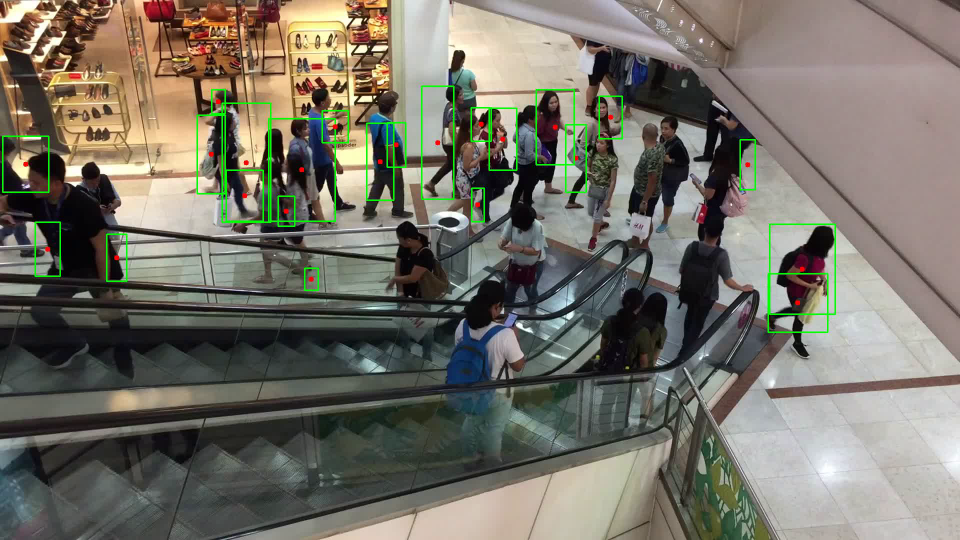
#> input picture frame 0 of result_vibe_flow.avi, 1920 x 1080 px, given in place of video.mp4, which was not available (shown at 1/2 size)
$ python vibe.py
#> lines starting #> are read from the running program, lines starting #| are printed output that depends on the picture; after the words box and inside, x2 and y2 are one past the last pixel; in counts of white or black regions, pixels touching at a corner belong together; pictures that were not available may be replaced by others from this repository, and a replacement may not be noted
import numpy as np
import cv2

# [13 lines left out: function draw_flow, not called in this run]

def draw_hsv(flow):
    """Optical flow'u HSV renk uzayinda gosterir"""
    h, w = flow.shape[:2]
    fx, fy = flow[:,:,0], flow[:,:,1]
    ang = np.arctan2(fy, fx) + np.pi
    v = np.sqrt(fx*fx+fy*fy)
    hsv = np.zeros((h, w, 3), np.uint8)
    hsv[...,0] = ang*(90/np.pi/2)
    hsv[...,1] = 255
    hsv[...,2] = np.minimum(v*4, 255)
    bgr = cv2.cvtColor(hsv, cv2.COLOR_HSV2BGR)
    return bgr

class ViBe:
    """ViBe Background Subtraction implementasyonu"""
    def __init__(self, num_samples=20, min_matches=2, radius=20, subsample_factor=16):
        self.num_samples = num_samples
        self.min_matches = min_matches
        self.radius = radius
        self.subsample_factor = subsample_factor
        self.samples = None

    def initialize(self, frame):
        """İlk frame ile modeli initialize et"""
        h, w = frame.shape[:2]
        self.samples = np.zeros((h, w, self.num_samples), dtype=np.uint8)

        # Her pixel icin random komsu pixellerden ornekler al
        for i in range(self.num_samples):
            self.samples[:, :, i] = frame

    def update(self, frame, mask):
        """Background modelini guncelle"""
        if self.samples is None:
            self.initialize(frame)
            return

        h, w = frame.shape[:2]

        # Sadece background pixelleri guncelle
        update_mask = (mask == 0)

        for y in range(h):
            for x in range(w):
                if update_mask[y, x] and np.random.randint(0, self.subsample_factor) == 0:
                    idx = np.random.randint(0, self.num_samples)
                    self.samples[y, x, idx] = frame[y, x]

    def apply(self, frame):
        """Foreground maskesini hesapla"""
        if self.samples is None:
            self.initialize(frame)
            return np.zeros(frame.shape[:2], dtype=np.uint8)

        h, w = frame.shape[:2]
        mask = np.zeros((h, w), dtype=np.uint8)

        for y in range(h):
            for x in range(w):
                matches = 0
                for i in range(self.num_samples):
                    if abs(int(frame[y, x]) - int(self.samples[y, x, i])) < self.radius:
                        matches += 1
                        if matches >= self.min_matches:
                            break

                if matches < self.min_matches:
                    mask[y, x] = 255

        return mask

def merge_blobs_with_flow(blobs, flow, distance_threshold=7, angle_threshold=np.pi/2):
    """
    Makaledeki gibi benzer optical flow'a sahip yakin bloblari birlestir
    """
    merged = []
    used = set()

    for i, blob_i in enumerate(blobs):
        if i in used:
            continue

        x_i, y_i, w_i, h_i = blob_i
        cx_i, cy_i = x_i + w_i//2, y_i + h_i//2

        # Bu blob icin flow hesapla
        flow_i = flow[cy_i, cx_i]
        mag_i = np.sqrt(flow_i[0]**2 + flow_i[1]**2)
        ang_i = np.arctan2(flow_i[1], flow_i[0])

        merged_blob = blob_i

        for j, blob_j in enumerate(blobs[i+1:], i+1):
            if j in used:
                continue

            x_j, y_j, w_j, h_j = blob_j
            cx_j, cy_j = x_j + w_j//2, y_j + h_j//2

            # Mesafe kontrolu
            dist = np.sqrt((cx_i - cx_j)**2 + (cy_i - cy_j)**2)
            if dist > distance_threshold:
                continue

            # Flow benzerlik kontrolu
            flow_j = flow[cy_j, cx_j]
            mag_j = np.sqrt(flow_j[0]**2 + flow_j[1]**2)
            ang_j = np.arctan2(flow_j[1], flow_j[0])

            # Aci farki
            ang_diff = abs(ang_i - ang_j)
            if ang_diff > np.pi:
                ang_diff = 2*np.pi - ang_diff

            # Magnitude farki
            mag_diff = abs(mag_i - mag_j)

            if ang_diff < angle_threshold and mag_diff < mag_i * 0.5:
                # Birlestir
                x_new = min(x_i, x_j)
                y_new = min(y_i, y_j)
                w_new = max(x_i + w_i, x_j + w_j) - x_new
                h_new = max(y_i + h_i, y_j + h_j) - y_new
                merged_blob = (x_new, y_new, w_new, h_new)
                used.add(j)

        merged.append(merged_blob)
        used.add(i)

    return merged

def separate_opposite_flow(blob, flow):
    """
    Makaledeki gibi zit yonde hareket eden objeleri ayir
    """
    x, y, w, h = blob
    if w < 20 or h < 20:  # Cok kucuk bloblar icin yapma
        return [blob]

    # Blob icindeki flow vektorlerini al
    flow_region = flow[y:y+h, x:x+w]
    flow_vectors = flow_region.reshape(-1, 2)

    # K-means ile 3 cluster'a ayir
    if len(flow_vectors) < 3:
        return [blob]

    criteria = (cv2.TERM_CRITERIA_EPS + cv2.TERM_CRITERIA_MAX_ITER, 10, 1.0)
    _, labels, centers = cv2.kmeans(flow_vectors.astype(np.float32), 3, None,
                                     criteria, 10, cv2.KMEANS_PP_CENTERS)

    # Her cluster icin bounding box hesapla
    labels = labels.reshape(h, w)
    boxes = []

    for cluster_id in range(3):
        mask = (labels == cluster_id).astype(np.uint8) * 255
        contours, _ = cv2.findContours(mask, cv2.RETR_EXTERNAL, cv2.CHAIN_APPROX_SIMPLE)

        if contours:
            largest = max(contours, key=cv2.contourArea)
            bx, by, bw, bh = cv2.boundingRect(largest)
            boxes.append((x + bx, y + by, bw, bh))

    # Zit yonde hareket edip etmedigini kontrol et
    if len(boxes) >= 2:
        for i in range(len(boxes)):
            for j in range(i+1, len(boxes)):
                cx_i = boxes[i][0] + boxes[i][2]//2
                cy_i = boxes[i][1] + boxes[i][3]//2
                cx_j = boxes[j][0] + boxes[j][2]//2
                cy_j = boxes[j][1] + boxes[j][3]//2

                flow_i = flow[cy_i, cx_i]
                flow_j = flow[cy_j, cx_j]

                ang_i = np.arctan2(flow_i[1], flow_i[0])
                ang_j = np.arctan2(flow_j[1], flow_j[0])

                ang_diff = abs(ang_i - ang_j)
                if ang_diff > np.pi:
                    ang_diff = 2*np.pi - ang_diff

                # Eger zit yonlerde hareket ediyorlarsa
                if ang_diff > 2*np.pi/3:  # ~120 derece
                    return [boxes[i], boxes[j]]

    return [blob]

def main():
    # Video yukle
    cam = cv2.VideoCapture("video.mp4")

    if not cam.isOpened():
        print("Video acilamadi! Lutfen 'data/atrium.avi' dosyasinin var oldugundan emin olun.")
        return

    p = int(cam.get(cv2.CAP_PROP_FRAME_WIDTH))
    l = int(cam.get(cv2.CAP_PROP_FRAME_HEIGHT))
    fps = int(cam.get(cv2.CAP_PROP_FPS))

    # ViBe background subtractor'u olustur
    vibe = ViBe(num_samples=20, min_matches=2, radius=20)

    # Video writer
    out = cv2.VideoWriter('result_vibe_flow.avi',
                          cv2.VideoWriter_fourcc('M','J','P','G'),
                          fps, (p, l))

    ret, prev_frame = cam.read()
#> prev_frame is the input picture: shape (1080, 1920, 3); mean B, G, R 103.7, 114.3, 117.4
    if not ret:
        print("İlk frame okunamadi!")
        return

    prev_gray = cv2.cvtColor(prev_frame, cv2.COLOR_BGR2GRAY)
    vibe.initialize(prev_gray)

    frame_count = 0

    while True:
        ret, frame = cam.read()
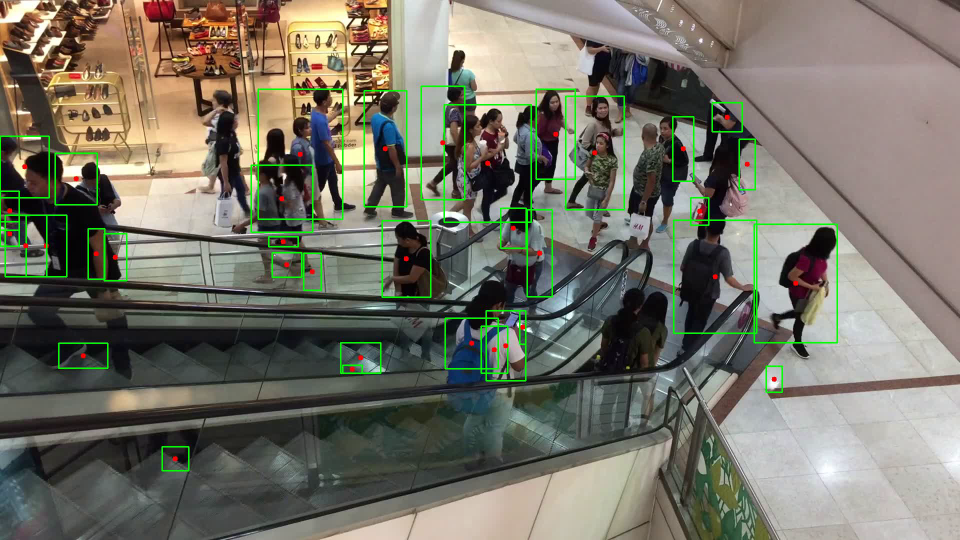
#> input picture frame 1 of result_vibe_flow.avi, 1920 x 1080 px, given in place of video.mp4, which was not available (shown at 1/2 size)
#> frame is the input picture: shape (1080, 1920, 3); mean B, G, R 102.9, 115.4, 116.8
        if not ret:
            break

        gray = cv2.cvtColor(frame, cv2.COLOR_BGR2GRAY)

        # ViBe ile foreground maske hesapla
        fg_mask = vibe.apply(gray)
#> after the loop in apply, `for y in range(h):`:
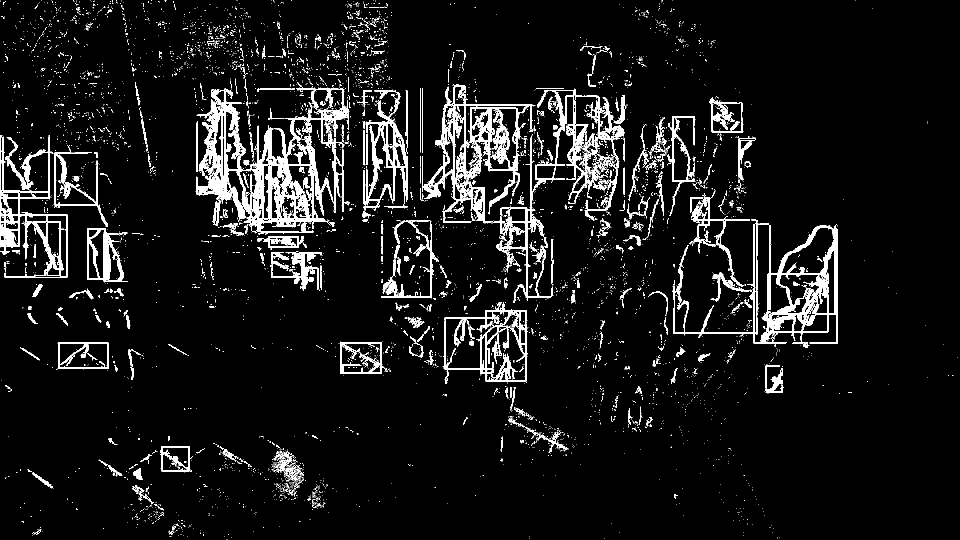
#> mask: shape (1080, 1920) (shown at 1/2 size); 7.5% white; 6034 white regions (5648 under 20 px), largest, box (x1, y1, x2, y2) and area: (391, 174, 699, 469) 27698, (844, 168, 1190, 601) 23740, (1344, 439, 1676, 688) 13750

        # Morfolojik islemler
        kernel = cv2.getStructuringElement(cv2.MORPH_ELLIPSE, (3, 3))
        fg_mask = cv2.morphologyEx(fg_mask, cv2.MORPH_OPEN, kernel)
#> fg_mask: shape (1080, 1920); 5.9% white; 973 white regions (559 under 20 px), largest, box (x1, y1, x2, y2) and area: (392, 177, 665, 464) 18260, (1490, 450, 1676, 688) 10945, (0, 271, 136, 556) 6394
        fg_mask = cv2.morphologyEx(fg_mask, cv2.MORPH_CLOSE, kernel)
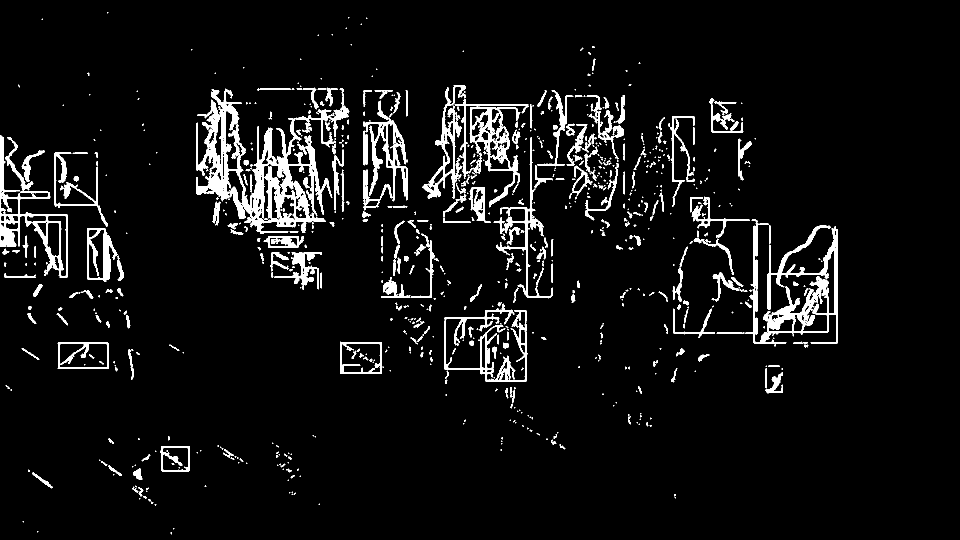
#> fg_mask: shape (1080, 1920) (shown at 1/2 size); 6.2% white; 713 white regions (401 under 20 px)

        # Optical flow hesapla
        flow = cv2.calcOpticalFlowFarneback(prev_gray, gray, None,
                                            0.5, 3, 15, 3, 5, 1.2, 0)

        # Contour bul
        contours, _ = cv2.findContours(fg_mask, cv2.RETR_EXTERNAL,
                                       cv2.CHAIN_APPROX_SIMPLE)
#> contours = 689 contours, 454 with area under 20; largest, box (x1, y1, x2, y2) and area: (392, 177, 699, 468) 32246, (1490, 439, 1676, 693) 14050, (0, 271, 136, 556) 11958, (909, 198, 1058, 415) 11538, (726, 201, 816, 421) 6600

        # Bounding boxlari al
        blobs = []
        for c in contours:
            area = cv2.contourArea(c)
            if area > 500 and area < 50000:  # Alan filtreleme
                x, y, w, h = cv2.boundingRect(c)
                if w < 400 and h < 600:  # Boyut filtreleme
                    blobs.append((x, y, w, h))
#> this loop made 689 passes
#> (area, x, y, w, h) on passes 63, 165, 167, 213, 227, 270, 275, 306: (2799, 320, 892, 60, 52), (5334.5, 115, 684, 103, 54), (5180.5, 680, 683, 88, 65), (518.5, 1346, 617, 84, 59), (5518.5, 888, 607, 168, 157), (831, 762, 554, 59, 42), (593, 1423, 544, 72, 59), (1760.5, 548, 504, 96, 76)
#> after the loop, blobs = 32 items, first 6: (320, 892, 60, 52), (115, 684, 103, 54), (680, 683, 88, 65), (1346, 617, 84, 59), (888, 607, 168, 157), (762, 554, 59, 42)

        # Benzer flow'a sahip bloblari birlestir
        if len(blobs) > 1:
            blobs = merge_blobs_with_flow(blobs, flow)
#> the loop in merge_blobs_with_flow, `for i, blob_i in enumerate(blobs):` made 32 passes
#> (x_i, y_i, w_i, h_i, cx_i, cy_i, flow_i, mag_i) on passes 1 to 8: (320, 892, 60, 52, 350, 918, [5.73, -0.743], 5.78), (115, 684, 103, 54, 166, 711, [-7.04, -0.0189], 7.04), (680, 683, 88, 65, 724, 715, [-1.7, 0.325], 1.73), (1346, 617, 84, 59, 1388, 646, [0.137, 0.0424], 0.144), (888, 607, 168, 157, 972, 685, [3.03, -0.155], 3.04), (762, 554, 59, 42, 791, 575, [-3.85, -1.41], 4.1), (1423, 544, 72, 59, 1459, 573, [3.8, -2.28], 4.43), (548, 504, 96, 76, 596, 542, [-6.39, 2.08], 6.72)
#> after the loop in merge_blobs_with_flow, `for i, blob_i in enumerate(blobs):`: merged has the same summary as blobs in main; used = 32 items

        # Zit yonde hareket eden objeleri ayir
        final_blobs = []
        for blob in blobs:
            separated = separate_opposite_flow(blob, flow)
            final_blobs.extend(separated)
#> this loop made 32 passes
#> (x in separate_opposite_flow, y in separate_opposite_flow, w in separate_opposite_flow, h in separate_opposite_flow, centers in separate_opposite_flow) on passes 1, 4, 6, 8, 9, 10: (320, 892, 60, 52, [[3.77, -0.44], [17.45, -1.93], [6.11, -3.09]]), (1346, 617, 84, 59, [[1.11, -0.798], [4.73, -4.7], [17.6, -2.15]]), (762, 554, 59, 42, [[-3.33, -0.359], [-5.99, 0.49], [-3.4, 2.77]]), (548, 504, 96, 76, [[-5.85, 0.81], [-1.47, 0.316], [-9.78, 0.261]]), (527, 472, 81, 24, [[-2.31, 0.303], [-7.4, 0.781], [-9, -1.05]]), (821, 467, 48, 129, [[-2.5, 0.122], [-1.99, -14.7], [-2.61, -4.23]])
#> pass 1, in separate_opposite_flow, `labels = labels.reshape(h, w)`:
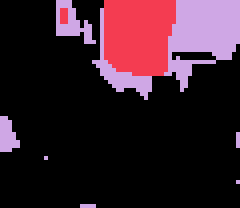
#> labels: shape (52, 60) int32 (shown 4 times larger); 3 distinct labels, from 0 to 2; one colour per label, 0 black
#> pass 3, in separate_opposite_flow (call 3), `labels = labels.reshape(h, w)`:
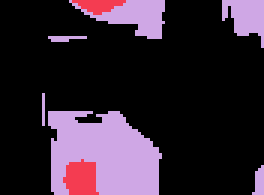
#> labels: shape (65, 88) int32 (shown 3 times larger); 3 distinct labels, from 0 to 2; one colour per label, 0 black

        # Sonuclari ciz
        result = frame.copy()
        for (x, y, w, h) in final_blobs:
            cv2.rectangle(result, (x, y), (x + w, y + h), (0, 255, 0), 2)

            # Merkez noktayi ciz
            cx, cy = x + w//2, y + h//2
            cv2.circle(result, (cx, cy), 5, (0, 0, 255), -1)
#> this loop made 42 passes
#> (x, y, w, h) on passes 1 to 8: (320, 892, 60, 52), (189, 684, 23, 23), (115, 684, 103, 54), (680, 683, 88, 65), (701, 736, 12, 12), (1346, 617, 84, 59), (961, 647, 60, 79), (940, 626, 18, 22)
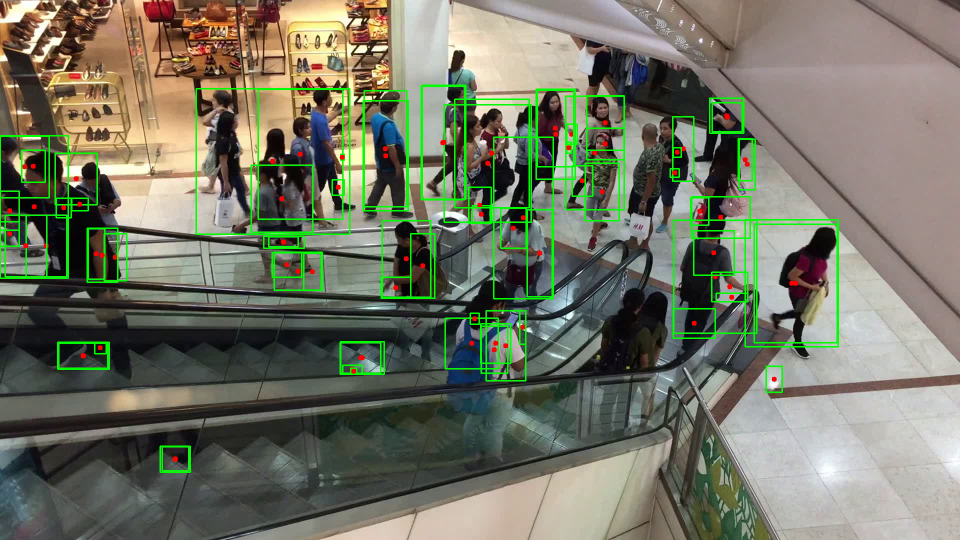
#> result: shape (1080, 1920, 3) (shown at 1/2 size); 2.02% of pixels changed, all inside (x1, y1, x2, y2) = (0, 169, 1678, 946)

        # ViBe modelini guncelle
        vibe.update(gray, fg_mask)

        # Gorsellestirme
        flow_vis = draw_hsv(flow)
#> in draw_hsv, `bgr = cv2.cvtColor(hsv, cv2.COLOR_HSV2BGR)`:
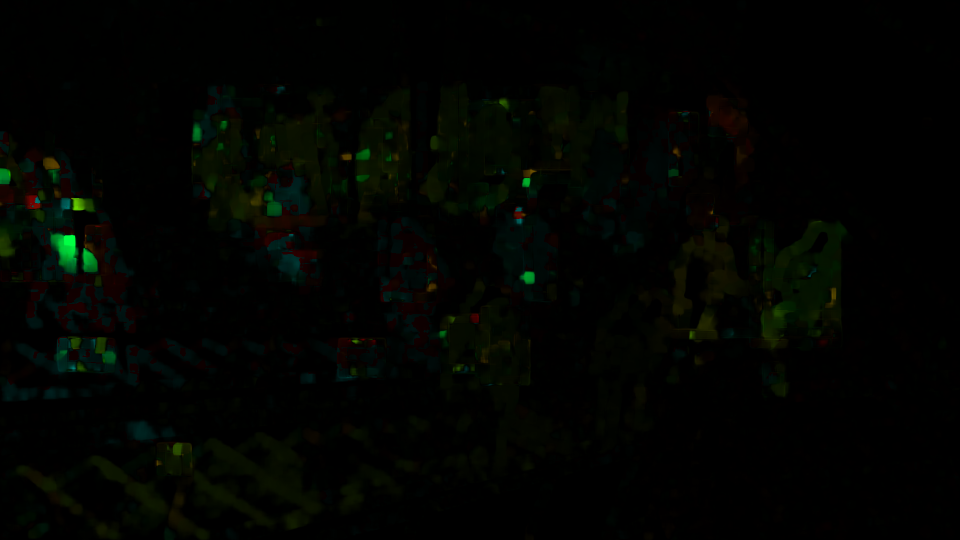
#> bgr: shape (1080, 1920, 3) (shown at 1/2 size); mean B, G, R 0.9, 4, 2

        cv2.imshow('Original', frame)
        cv2.imshow('ViBe Foreground', fg_mask)
        cv2.imshow('Optical Flow', flow_vis)
        cv2.imshow('Result', result)

        out.write(result)

        prev_gray = gray
        frame_count += 1

        if frame_count % 30 == 0:
            print(f"İşlenen frame: {frame_count}")

        k = cv2.waitKey(30) & 0xff
#> (key Esc is pressed here)
        if k == 27:  # ESC
            break

    cam.release()
    out.release()
    cv2.destroyAllWindows()
    print(f"Toplam {frame_count} frame işlendi. Sonuç: result_vibe_flow.avi")

if __name__ == "__main__":
    main()

$ run again, starting later in the video
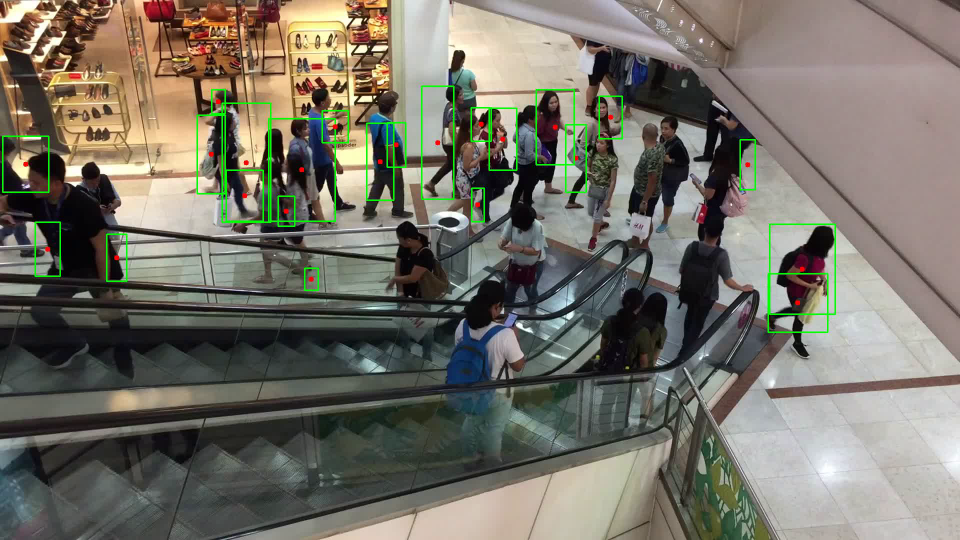
#> input picture frame 0 of result_vibe_flow.avi, 1920 x 1080 px, given in place of video.mp4, which was not available (shown at 1/2 size)
#> in main, prev_frame is the input picture: shape (1080, 1920, 3); mean B, G, R 103.7, 114.3, 117.4
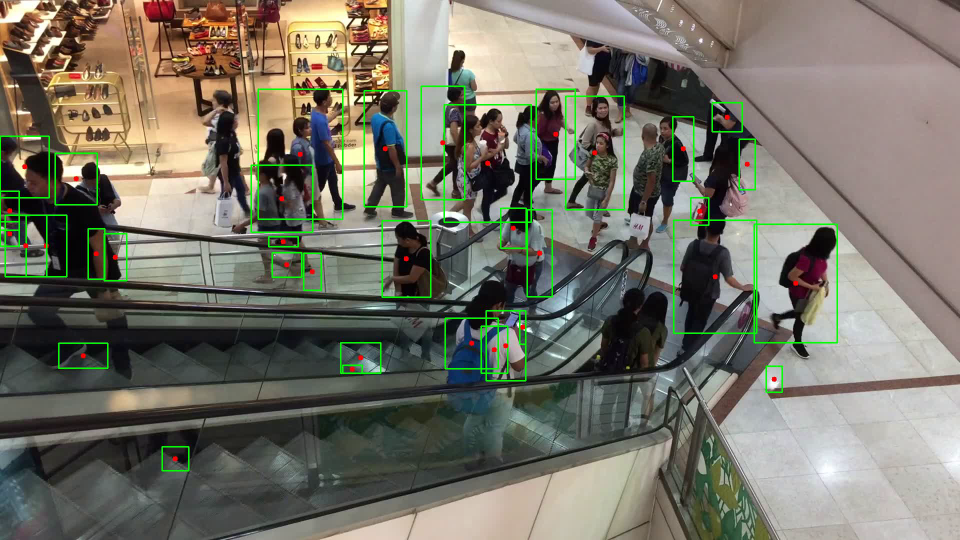
#> input picture frame 1 of result_vibe_flow.avi, 1920 x 1080 px, given in place of video.mp4, which was not available (shown at 1/2 size)
#> in main, frame is the input picture: shape (1080, 1920, 3); mean B, G, R 102.9, 115.4, 116.8
#> contours = 689 contours, 454 with area under 20; largest, box (x1, y1, x2, y2) and area: (392, 177, 699, 468) 32246, (1490, 439, 1676, 693) 14050, (0, 271, 136, 556) 11958, (909, 198, 1058, 415) 11538, (726, 201, 816, 421) 6600
#> the loop in main, `for c in contours:` made 689 passes
#> (area, x, y, w, h) on passes 63, 165, 167, 213, 227, 270, 275, 306: (2799, 320, 892, 60, 52), (5334.5, 115, 684, 103, 54), (5180.5, 680, 683, 88, 65), (518.5, 1346, 617, 84, 59), (5518.5, 888, 607, 168, 157), (831, 762, 554, 59, 42), (593, 1423, 544, 72, 59), (1760.5, 548, 504, 96, 76)
#> after the loop in main, `for c in contours:`: blobs = 32 items, first 6: (320, 892, 60, 52), (115, 684, 103, 54), (680, 683, 88, 65), (1346, 617, 84, 59), (888, 607, 168, 157), (762, 554, 59, 42)
#> the loop in merge_blobs_with_flow, `for i, blob_i in enumerate(blobs):` made 32 passes
#> (x_i, y_i, w_i, h_i, cx_i, cy_i, flow_i, mag_i) on passes 1 to 8: (320, 892, 60, 52, 350, 918, [5.73, -0.743], 5.78), (115, 684, 103, 54, 166, 711, [-7.04, -0.0189], 7.04), (680, 683, 88, 65, 724, 715, [-1.7, 0.325], 1.73), (1346, 617, 84, 59, 1388, 646, [0.137, 0.0424], 0.144), (888, 607, 168, 157, 972, 685, [3.03, -0.155], 3.04), (762, 554, 59, 42, 791, 575, [-3.85, -1.41], 4.1), (1423, 544, 72, 59, 1459, 573, [3.8, -2.28], 4.43), (548, 504, 96, 76, 596, 542, [-6.39, 2.08], 6.72)
#> after the loop in merge_blobs_with_flow, `for i, blob_i in enumerate(blobs):`: merged has the same summary as blobs in main; used = 32 items
#> the loop in main, `for blob in blobs:` made 32 passes
#> (x in separate_opposite_flow, y in separate_opposite_flow, w in separate_opposite_flow, h in separate_opposite_flow, centers in separate_opposite_flow) on passes 1, 4, 6, 8, 9, 10: (320, 892, 60, 52, [[3.77, -0.44], [17.45, -1.93], [6.11, -3.09]]), (1346, 617, 84, 59, [[1.11, -0.798], [4.73, -4.7], [17.6, -2.15]]), (762, 554, 59, 42, [[-3.33, -0.359], [-5.99, 0.49], [-3.4, 2.77]]), (548, 504, 96, 76, [[-5.85, 0.81], [-1.47, 0.316], [-9.78, 0.261]]), (527, 472, 81, 24, [[-2.31, 0.303], [-7.4, 0.781], [-9, -1.05]]), (821, 467, 48, 129, [[-2.5, 0.122], [-1.99, -14.7], [-2.61, -4.23]])
#> the loop in main, `for (x, y, w, h) in final_blobs:` made 42 passes
#> (x, y, w, h) on passes 1 to 8: (320, 892, 60, 52), (189, 684, 23, 23), (115, 684, 103, 54), (680, 683, 88, 65), (701, 736, 12, 12), (1346, 617, 84, 59), (961, 647, 60, 79), (940, 626, 18, 22)
#> update_mask: shape (1080, 1920) bool; 93.8% white; 713 black regions (401 under 20 px), largest, box (x1, y1, x2, y2) and area: (392, 177, 699, 468) 25953, (1490, 439, 1676, 693) 12224, (0, 271, 136, 556) 7802
